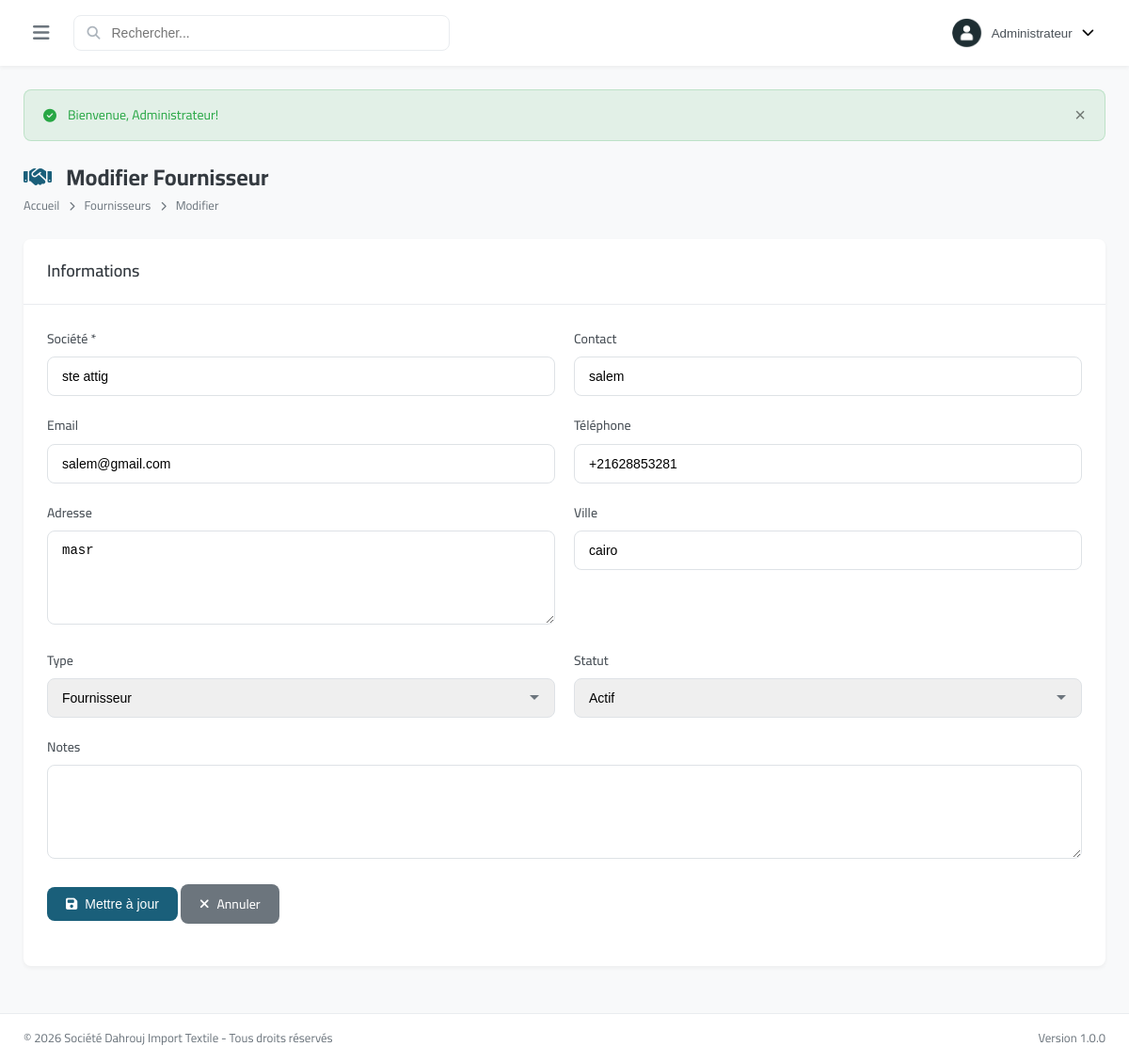
The app's page /modules/partners/edit.php?id=1 (signed in) with its own data.
### tables this page shows
CREATE TABLE `partners` (
  `id` int(11) NOT NULL,
  `code` varchar(50) NOT NULL,
  `company_name` varchar(200) NOT NULL,
  `contact_name` varchar(100) DEFAULT NULL,
  `email` varchar(100) DEFAULT NULL,
  `phone` varchar(20) DEFAULT NULL,
  `phone2` varchar(20) DEFAULT NULL,
  `address` text DEFAULT NULL,
  `city` varchar(50) DEFAULT NULL,
  `country` varchar(50) DEFAULT 'Tunisia',
  `tax_number` varchar(50) DEFAULT NULL,
  `registration_number` varchar(50) DEFAULT NULL,
  `partner_type` enum('supplier','transporter','other') DEFAULT 'supplier',
  `balance` decimal(15,3) DEFAULT 0.000,
  `status` enum('active','inactive') DEFAULT 'active',
  `notes` text DEFAULT NULL,
  `created_at` datetime DEFAULT current_timestamp(),
  `updated_at` datetime DEFAULT current_timestamp() ON UPDATE current_timestamp()
);

### modules/partners/edit.php (the view, shortened to what this page needs)
<?php
$db = getDB();
$id = intval($_GET['id'] ?? 0);
$stmt = $db->prepare("SELECT * FROM partners WHERE id = ?");
$stmt->execute([$id]);
$partner = $stmt->fetch();
require_once '../../includes/header.php';
?>
<div class="page-header">
    <div>
        <h1 class="page-title"><i class="fas fa-handshake"></i> Modifier Fournisseur</h1>
        <nav class="breadcrumb">
            <a href="../../index.php">Accueil</a>
            <i class="fas fa-chevron-right"></i>
            <a href="index.php">Fournisseurs</a>
            <i class="fas fa-chevron-right"></i>
            <span>Modifier</span>
        </nav>
    </div>
</div>
<div class="card">
    <div class="card-header"><h3 class="card-title">Informations</h3></div>
    <div class="card-body">
        <form method="POST" action="" data-validate>
            <div class="form-row">
                <div class="form-group">
                    <label for="company_name">Société <span class="text-danger">*</span></label>
                    <input type="text" id="company_name" name="company_name" class="form-control" value="<?php echo $partner['company_name']; ?>" required>
                </div>
                <div class="form-group">
                    <label for="contact_name">Contact</label>
                    <input type="text" id="contact_name" name="contact_name" class="form-control" value="<?php echo $partner['contact_name']; ?>">
                </div>
            </div>
            <div class="form-row">
                <div class="form-group">
                    <label for="email">Email</label>
                    <input type="email" id="email" name="email" class="form-control" value="<?php echo $partner['email']; ?>">
                </div>
                <div class="form-group">
                    <label for="phone">Téléphone</label>
                    <input type="tel" id="phone" name="phone" class="form-control" value="<?php echo $partner['phone']; ?>">
                </div>
            </div>
            <div class="form-row">
                <div class="form-group">
                    <label for="address">Adresse</label>
                    <textarea id="address" name="address" class="form-control" rows="2"><?php echo $partner['address']; ?></textarea>
                </div>
                <div class="form-group">
                    <label for="city">Ville</label>
                    <input type="text" id="city" name="city" class="form-control" value="<?php echo $partner['city']; ?>">
                </div>
            </div>
            <div class="form-row">
                <div class="form-group">
                    <label for="partner_type">Type</label>
                    <select id="partner_type" name="partner_type" class="form-control">
                        <option value="supplier" <?php echo $partner['partner_type'] === 'supplier' ? 'selected' : ''; ?>>Fournisseur</option>
                    </select>
                </div>
                <div class="form-group">
                    <label for="status">Statut</label>
                    <select id="status" name="status" class="form-control">
                        <option value="active" <?php echo $partner['status'] === 'active' ? 'selected' : ''; ?>>Actif</option>
                    </select>
                </div>
            </div>
            <div class="form-group">
                <label for="notes">Notes</label>
                <textarea id="notes" name="notes" class="form-control" rows="3"><?php echo $partner['notes']; ?></textarea>
            </div>
            <div class="form-group">
                <button type="submit" class="btn btn-primary"><i class="fas fa-save"></i> Mettre à jour</button>
                <a href="index.php" class="btn btn-secondary"><i class="fas fa-times"></i> Annuler</a>
            </div>
        </form>
    </div>
</div>
<?php require_once '../../includes/footer.php'; ?>

### assets/css/style.css (style rules this page uses)
:root { --primary-color: #1a5f7a; --primary-dark: #134b61; --primary-light: #2d8faf; --secondary-color: #c84b31; --secondary-dark: #a33d27; --success-color: #28a745; --warning-color: #ffc107; --danger-color: #dc3545; --info-color: #17a2b8; --light-color: #f8f9fa; --dark-color: #343a40; --gray-100: #f8f9fa; --gray-200: #e9ecef; --gray-300: #dee2e6; --gray-400: #ced4da; --gray-500: #adb5bd; --gray-600: #6c757d; --gray-700: #495057; --gray-800: #343a40; --gray-900: #212529; --sidebar-width: 280px; --sidebar-collapsed: 70px; --header-height: 70px; --footer-height: 50px; --border-radius: 8px; --border-radius-lg: 12px; --border-radius-sm: 4px; --shadow-sm: 0 2px 4px rgba(0,0,0,0.05); --shadow: 0 4px 6px rgba(0,0,0,0.1); --shadow-lg: 0 10px 25px rgba(0,0,0,0.15); --transition: all 0.3s ease; }
* { margin: 0; padding: 0; box-sizing: border-box; }
body { font-family: 'Cairo', -apple-system, BlinkMacSystemFont, 'Segoe UI', Roboto, sans-serif; font-size: 14px; line-height: 1.6; color: var(--gray-800); background-color: var(--gray-100); direction: ltr; }
a { text-decoration: none; color: inherit; transition: var(--transition); }
.page-header { display: flex; justify-content: space-between; align-items: center; margin-bottom: 25px; flex-wrap: wrap; gap: 15px; }
.page-title { font-size: 24px; font-weight: 700; color: var(--gray-800); }
.page-title i { color: var(--primary-color); margin-right: 10px; }
.breadcrumb { display: flex; align-items: center; gap: 10px; font-size: 13px; color: var(--gray-600); }
.breadcrumb i { font-size: 10px; }
.card { background: white; border-radius: var(--border-radius); box-shadow: var(--shadow-sm); margin-bottom: 25px; }
.card-header { padding: 20px 25px; border-bottom: 1px solid var(--gray-200); display: flex; justify-content: space-between; align-items: center; flex-wrap: wrap; gap: 15px; }
.card-title { font-size: 18px; font-weight: 600; color: var(--gray-800); }
.card-body { padding: 25px; }
.btn { display: inline-flex; align-items: center; justify-content: center; gap: 8px; padding: 10px 20px; font-size: 14px; font-weight: 500; border-radius: var(--border-radius); border: none; cursor: pointer; transition: var(--transition); }
.btn-primary { background: var(--primary-color); color: white; }
.btn-secondary { background: var(--gray-600); color: white; }
.form-group { margin-bottom: 20px; }
.form-row { display: grid; grid-template-columns: repeat(auto-fit, minmax(200px, 1fr)); gap: 20px; }
label { display: block; margin-bottom: 8px; font-weight: 500; color: var(--gray-700); }
.form-control { width: 100%; padding: 12px 15px; border: 1px solid var(--gray-300); border-radius: var(--border-radius); font-size: 14px; transition: var(--transition); }
select.form-control { appearance: none; background-repeat: no-repeat; background-position: right 15px center; padding-right: 40px; }
textarea.form-control { resize: vertical; min-height: 100px; }

### records on screen
partners: company_name "ste attig", contact_name "salem", email "salem@gmail.com", phone "+21628853281", address "masr", city "cairo", partner_type "Fournisseur", status "Actif"

### other values on screen
$_SESSION['user_name'] "Administrateur"
$flash['message'] "Bienvenue, Administrateur!"
APP_NAME "Société Dahrouj Import Textile"
APP_VERSION "1.0.0"
